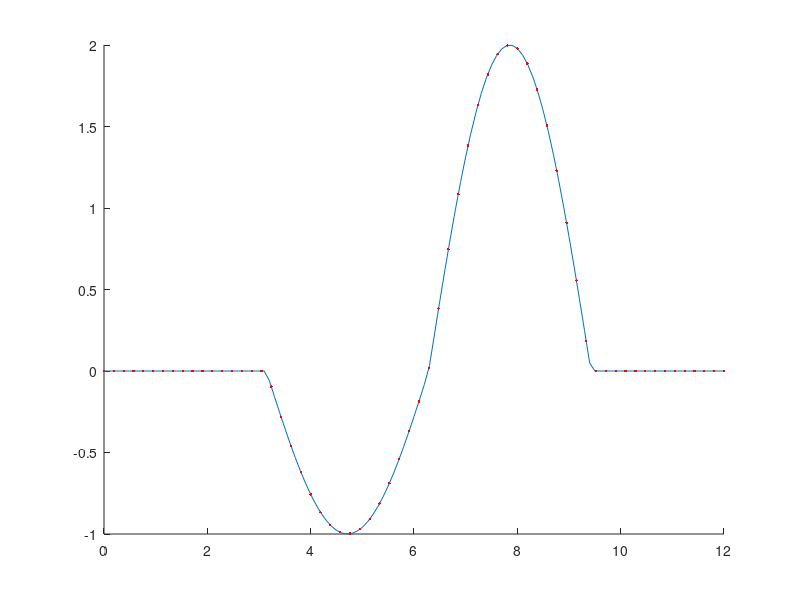
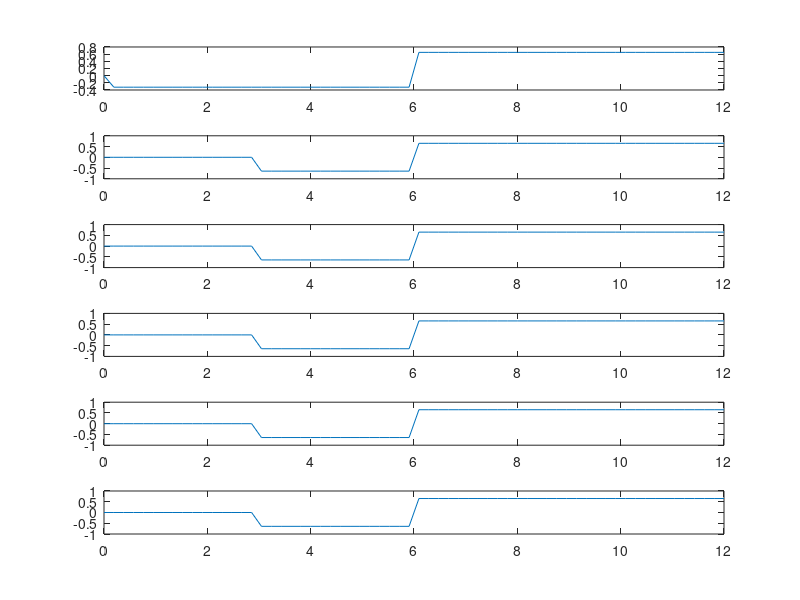
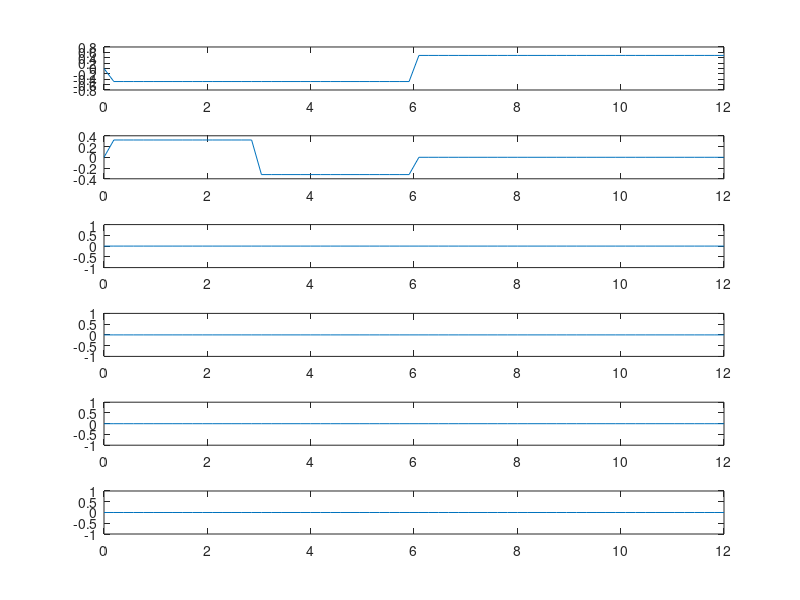

The MATLAB script that drew these images, in order:
function main
clc
clear all
close all
SX=0:0.1:12; SY=fff(SX);
figure(1); hold on; plot(SX, SY);
n=6; nnn=2^n;
a=min(SX); b=max(SX); t=a:(b-a)/(nnn-1):b;
ts=interp1(SX,SY,t); SX=[]; SY=[];
SX=t; SY=ts;
plot(SX,SY, 'r.');
m=6; glodinimas=(b-a)*SY*2^(-n/2);
for i=1:m
    glodinimas1=(glodinimas(1:2:end)+glodinimas(2:2:end))/sqrt(2);
    detales{i} = (glodinimas(1:2:end)-glodinimas(2:2:end))/sqrt(2);
    glodinimas=glodinimas1;
    G=[i, glodinimas];
    fprintf('\n detales %d: %g', i, detales{i});
end
h=zeros(1, nnn);
for k=0:2^(n-m) - 1
    h=h+glodinimas(k+1)*Haro_mastelis(SX, n-m, k, a, b);
end
    figure(2); hold on; subplot(m+1, 1, 1); plot(SX, h);
for i=0:m-1
    h1=zeros(1, nnn);
    for k=0:2^(n-m) - 1
        h1=h1+detales{m-i}(k+1)*Haro_bangele(SX,n-m+i, k, a, b); 
    end
    figure(3); hold on; subplot(m, 1, i+1); plot(SX, h1);
    h=h+h1;
    figure(2); hold on; subplot(m, 1, i+1); plot(SX, h);
end
end

function h=Haro_bangele(x, j, k, a, b)
eps=1e-9;
xtld=(x-a) ./ (b-a);
xx=2^j*xtld-k;
h=2^(j/2)*(sign(xx-eps)-2*sign(xx-0.5)+sign(xx-1-eps))/(2*(b-a));
return
end

function h=Haro_mastelis(x, j, k, a, b)
eps=1e-9;
xtld=(x-a) ./ (b-a);
xx=2^j*xtld-k;
h=2^(j/2)*(sign(xx-eps)-sign(xx-1-eps))/(2*(b-a));
return
end

function f=fff(x)
f=zeros(size(x));
for i=1:length(x)
    if x(i)>pi && x(i) < 2*pi
        f(i)=sin(x(i));
    elseif x(i) >= 2*pi && x(i) < 3*pi
        f(i)=2*abs(sin(x(i)));
    end
end
return
end
